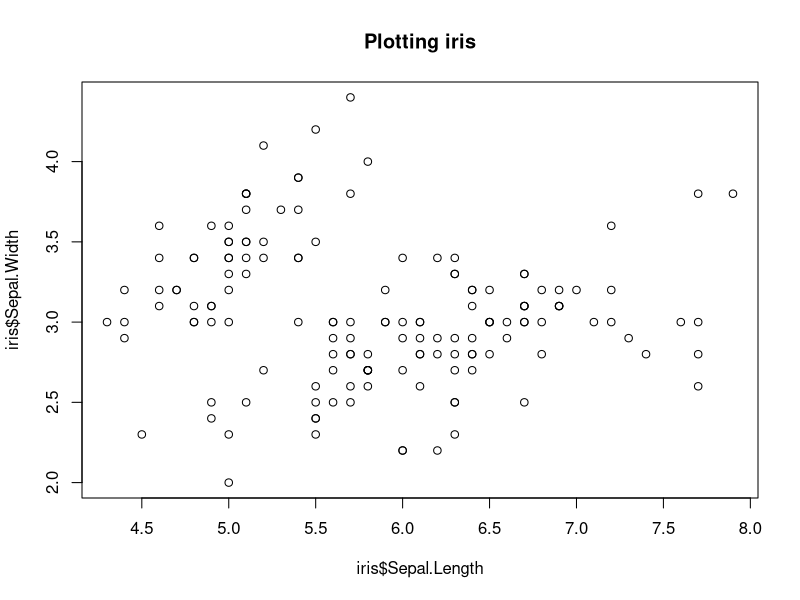
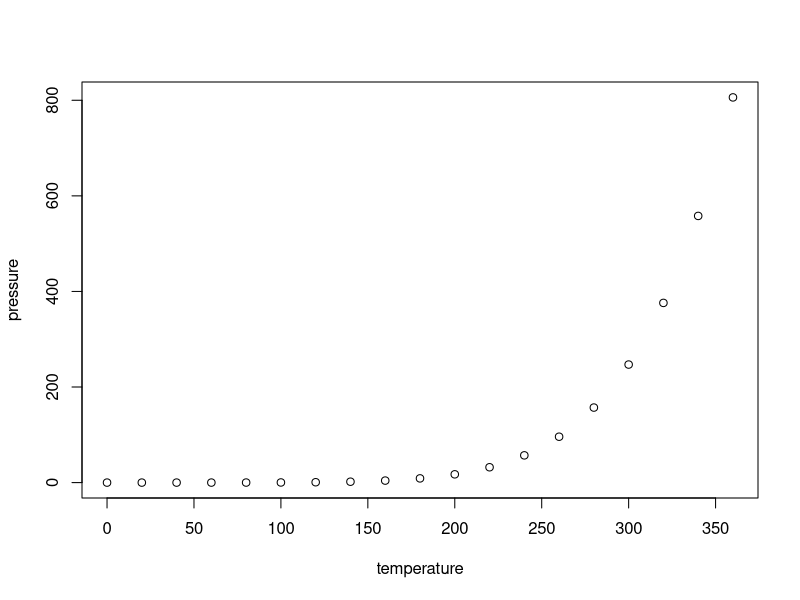

Write R code to recreate these figures, in order.
## ---- chunk 1
data(iris)
plot(iris$Sepal.Length, iris$Sepal.Width, 
     main = "Plotting iris")
## ---- chunk 2
knitr::opts_chunk$set(echo = TRUE)
## ---- chunk 3
summary(cars)
## ---- chunk 4
plot(pressure)
